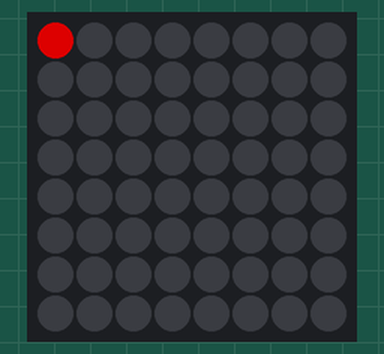
Recording of a program running on a simulated Raspberry Pi (BCM pin numbers) with a Sense HAT, started with the argument 3. On the bench: the Sense HAT's 8×8 RGB LED matrix. Dim RGB values are drawn brighter than linear; the interpreter's speed is modelled, so counts of loop turns are approximate. At 6.3 s the program stops and its outputs stay as they are.

Above: at 0.03 s.
At 0.83 s:
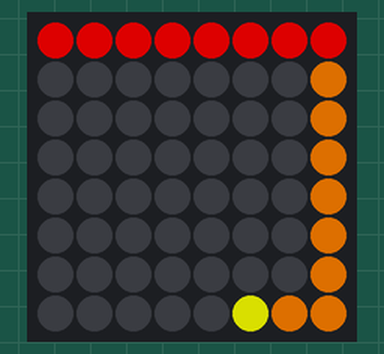
At 1.63 s:
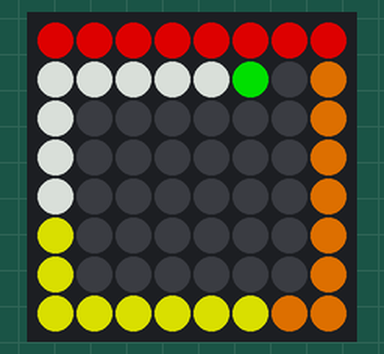
At 3.2 s:
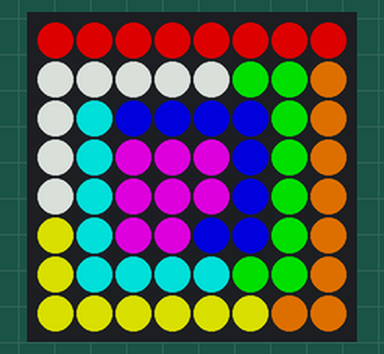
At 4.3 s:
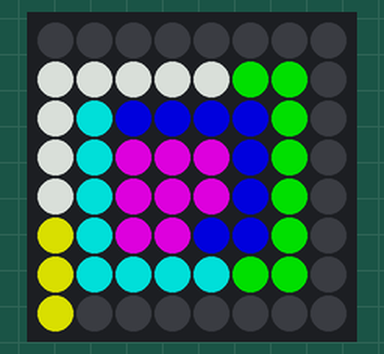
At 5.3 s:
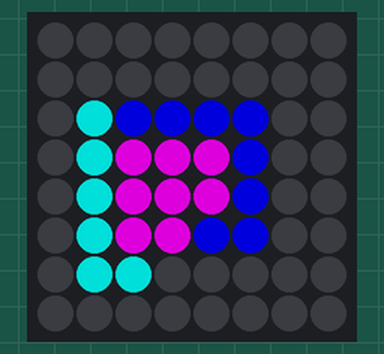

The program:

eggtimer.py
```python
import math
import signal
import sys
import time
from sense_hat import SenseHat

MAX_WIDTH = 8
MAX_HEIGHT = 8
MAX_SQUARES = MAX_WIDTH * MAX_HEIGHT

BRIGHT = 156
HALF_BRIGHT = 78

RED = (BRIGHT, 0, 0)
ORANGE = (BRIGHT, HALF_BRIGHT, 0)
YELLOW = (BRIGHT, BRIGHT, 0)
WHITE = (BRIGHT, BRIGHT, BRIGHT)
GREEN = (0, BRIGHT, 0)
TEAL = (0, BRIGHT, BRIGHT)
BLUE = (0, 0, BRIGHT)
PURPLE = (BRIGHT, 0, BRIGHT)
BLACK = (0, 0, 0)

COLOURS = [ RED, ORANGE, YELLOW, WHITE, GREEN, TEAL, BLUE, PURPLE ]
MAX_COLOURS = len(COLOURS)

sense = SenseHat()
sense.set_rotation(180)


# Catch signal to quit
def signal_handler(my_signal, temp):
   sense.clear()
   sys.exit(0)


def main():
    # Catch Ctrl-C
    signal.signal(signal.SIGINT, signal_handler)

    # Get time from command line
    if len(sys.argv) < 2:
       print("Please provide the time to wait in seconds.")
       sys.exit(1)

    if not sys.argv[1].isnumeric():
       print("Please specify, as a number, the amount of time to wait.")
       sys.exit(2)

    seconds = round( int(sys.argv[1]) )
    if seconds < 1:
       print("Number of seconds should be one or greater.")
       sys.exit(3)

    lights_per_second = MAX_SQUARES / seconds
    squares_per_colour = round(MAX_SQUARES / len(COLOURS) )

    # initialize board
    min_x = 0
    min_y = 0
    max_x = MAX_WIDTH
    max_y = MAX_HEIGHT
    x = min_x
    y = min_y
    delta_x = 1
    delta_y = 0
    pixel_count = 0
    colour_index = 0
    current_colour = COLOURS[colour_index]
    squares_in_this_colour = 0
    while pixel_count <= MAX_SQUARES:
        sense.set_pixel(x, y, current_colour)
        time.sleep(0.05)
        pixel_count += 1
        squares_in_this_colour += 1
        if squares_in_this_colour >= squares_per_colour:
           if colour_index < MAX_COLOURS - 1:
               colour_index += 1
           current_colour = COLOURS[colour_index]
           squares_in_this_colour = 0

        x = x + delta_x
        y = y + delta_y
        if x >= max_x:
           x = max_x - 1
           y += 1
           delta_x = 0
           delta_y = 1
        elif y >= max_y:
           y = max_y - 1
           x -= 1
           delta_x = -1
           delta_y = 0
        elif x < min_x:
           x = min_x
           y -= 1
           delta_x = 0
           delta_y = -1
           min_y += 1
        elif y < min_y:
           min_x += 1
           max_x -= 1
           max_y -= 1
           delta_y = 0
           delta_x = 1
           x = min_x
           y = min_y

    # end of initializing

    # run countdown
    min_x = 0
    min_y = 0
    max_x = MAX_WIDTH
    max_y = MAX_HEIGHT
    delta_y = 0
    delta_x = 1
    x = min_x
    y = min_y
    current_colour = BLACK
    seconds_passed = 0
    pixels_to_kill = 0
    killed_pixels = 0
    while seconds_passed < seconds:
       time.sleep(1)
       seconds_passed += 1
       pixels_to_kill += lights_per_second
       if pixels_to_kill >= 1:
           while killed_pixels < math.trunc(pixels_to_kill):
               sense.set_pixel(x, y, BLACK)
               killed_pixels += 1
               x = x + delta_x
               y = y + delta_y

               if x >= max_x:
                  x = max_x - 1
                  y += 1
                  delta_x = 0
                  delta_y = 1
               elif y >= max_y:
                  y = max_y - 1
                  x -= 1
                  delta_x = -1
                  delta_y = 0
               elif x < min_x:
                   x = min_x
                   y -= 1
                   delta_x = 0
                   delta_y = -1
                   min_y += 1
               elif y < min_y:
                   min_x += 1
                   max_x -= 1
                   max_y -= 1
                   delta_y = 0
                   delta_x = 1
                   x = min_x
                   y = min_y

    # finished putting out the lights. Time to clean up
    sense.clear()
    sys.exit(0)


if __name__ == "__main__":
   main()
```

Measured:
- what the display in image 3 shows lasts 1.1 s, from 3.2 s to 4.3 s
- what the display in image 4 shows lasts 1.0 s, from 4.3 s to 5.3 s
